Frame 1 (no input): blank canvas, image omitted
Frame 60 (the mouse pressed at the canvas centre just before this capture): blank canvas, image omitted
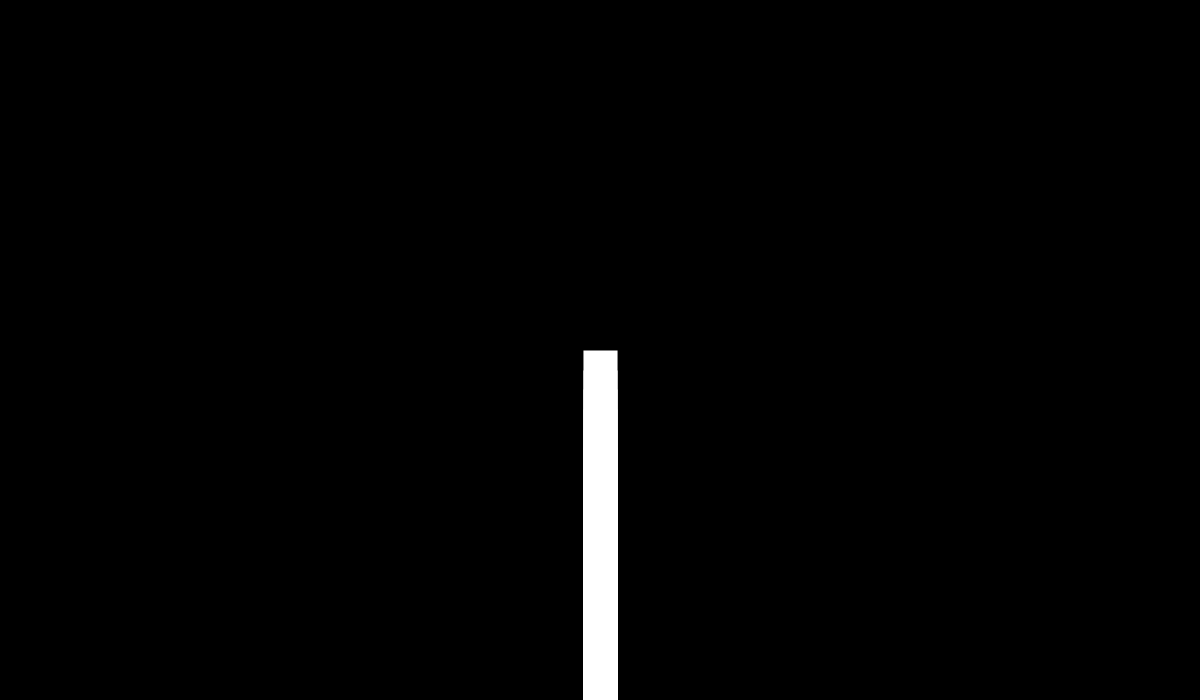
Frame 120 (the mouse held since frame 60 and released just before this capture)

The Processing sketch whose frames 1 and 60 were blank and that drew this single picture after the mouse press (run headless with seeded random() and noise(); from frame 60 on, the mouse is pressed at the canvas centre):

// Processing sketch: Working_class
// ── Working_class.pde
GrowingLine line;

void setup() {
  size(1200, 700);
  background(0);
  smooth();
  line = new GrowingLine(300);
}

void draw() {
  line.draw();
}

// Start the animation when the mouse is pressed
void mousePressed() {
  // Update the ending position of the line to the mouse coordinates
  line.x1 = mouseX;
  line.y2 = mouseY;
  // Set the width of the line
  line.lineWidth = random(5, 50);
  line.start();
}

// ── Building.pde
class GrowingLine {
  float lineWidth;
  // Set the starting position of the line
  int x1 = 250;
  int y1 = 700;
  // Set the ending position of the line
  int y2 = 250;
  // Set the length of the line
  int lineLength = y1 - y2;
  // Set the animation duration in milliseconds
  int duration;
  // Set the starting time
  long startTime;
  // Flag to keep track of whether the animation is running
  boolean animationRunning = false;
  
  GrowingLine(int duration) {
    this.duration = duration;
  }
  
  void start() {
    animationRunning = true;
    startTime = millis();
  }
  
  void draw() {
    // If the animation is not running, do not draw the line
    if (!animationRunning) {
      return;
    }
    // Calculate the elapsed time
    float elapsedTime = millis() - startTime;

    // Calculate the fraction of the animation that has completed
    float t = elapsedTime / duration;

    // Use the fraction to calculate the current length of the line
    int currentLength = (int) (t * (y1 - y2));
    // Set the starting and ending points of the line
    int x = x1;
    int y = y1 - currentLength;
    // Draw the line
    stroke(255);
    strokeWeight(lineWidth);
    strokeCap(SQUARE);
    line(x1, y1, x, y);
    // If the animation has completed, stop drawing
    if (elapsedTime >= duration) {
      animationRunning = false;
    }
  }
}
